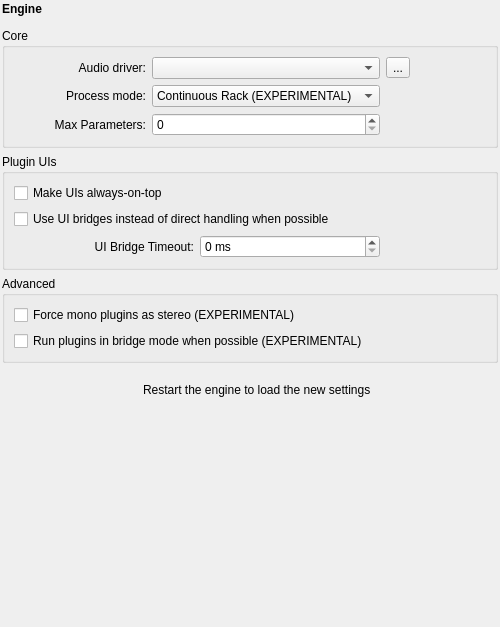
       <widget class="QWidget" name="page_engine">
        <layout class="QVBoxLayout" name="verticalLayout_18">
         <property name="margin">
          <number>2</number>
         </property>
         <item>
          <layout class="QHBoxLayout" name="horizontalLayout_5">
           <item>
            <widget class="QLabel" name="label_6">
             <property name="text">
              <string>&lt;b&gt;Engine&lt;/b&gt;</string>
             </property>
             <property name="alignment">
              <set>Qt::AlignLeading|Qt::AlignLeft|Qt::AlignTop</set>
             </property>
            </widget>
           </item>
           <item>
            <spacer name="horizontalSpacer_3">
             <property name="orientation">
              <enum>Qt::Horizontal</enum>
             </property>
             <property name="sizeHint" stdset="0">
              <size>
               <width>40</width>
               <height>20</height>
              </size>
             </property>
            </spacer>
           </item>
           <item>
            <widget class="QLabel" name="label_icon_engine">
             <property name="text">
              <string notr="true"/>
             </property>
             <property name="pixmap">
              <pixmap resource="../resources.qrc">:/48x48/jack.png</pixmap>
             </property>
             <property name="alignment">
              <set>Qt::AlignHCenter|Qt::AlignTop</set>
             </property>
            </widget>
           </item>
          </layout>
         </item>
         <item>
          <widget class="QGroupBox" name="groupBox">
           <property name="title">
            <string>Core</string>
           </property>
           <layout class="QGridLayout" name="gridLayout_7">
            <item row="1" column="2">
             <widget class="QStackedWidget" name="sw_engine_process_mode">
              <property name="sizePolicy">
               <sizepolicy hsizetype="Minimum" vsizetype="Preferred">
                <horstretch>0</horstretch>
                <verstretch>0</verstretch>
               </sizepolicy>
              </property>
              <property name="currentIndex">
               <number>1</number>
              </property>
              <widget class="QWidget" name="page_engine_process_mode_jack">
               <layout class="QHBoxLayout" name="horizontalLayout_4">
                <property name="sizeConstraint">
                 <enum>QLayout::SetMinimumSize</enum>
                </property>
                <property name="margin">
                 <number>0</number>
                </property>
                <item>
                 <widget class="QComboBox" name="cb_engine_process_mode_jack">
                  <property name="currentIndex">
                   <number>0</number>
                  </property>
                  <item>
                   <property name="text">
                    <string>Single Client</string>
                   </property>
                  </item>
                  <item>
                   <property name="text">
                    <string>Multiple Clients</string>
                   </property>
                  </item>
                  <item>
                   <property name="text">
                    <string>Continuous Rack</string>
                   </property>
                  </item>
                 </widget>
                </item>
               </layout>
              </widget>
              <widget class="QWidget" name="page_engine_process_mode_other">
               <layout class="QHBoxLayout" name="horizontalLayout_7">
                <property name="sizeConstraint">
                 <enum>QLayout::SetMinimumSize</enum>
                </property>
                <property name="margin">
                 <number>0</number>
                </property>
                <item>
                 <widget class="QComboBox" name="cb_engine_process_mode_other">
                  <item>
                   <property name="text">
                    <string>Continuous Rack (EXPERIMENTAL)</string>
                   </property>
                  </item>
                 </widget>
                </item>
               </layout>
              </widget>
             </widget>
            </item>
            <item row="0" column="1">
             <widget class="QLabel" name="label_21">
              <property name="text">
               <string>Audio driver:</string>
              </property>
              <property name="alignment">
               <set>Qt::AlignRight|Qt::AlignTrailing|Qt::AlignVCenter</set>
              </property>
             </widget>
            </item>
            <item row="1" column="1">
             <widget class="QLabel" name="label_20">
              <property name="text">
               <string>Process mode:</string>
              </property>
              <property name="alignment">
               <set>Qt::AlignRight|Qt::AlignTrailing|Qt::AlignVCenter</set>
              </property>
             </widget>
            </item>
            <item row="2" column="1">
             <widget class="QLabel" name="label_7">
              <property name="toolTip">
               <string>Maximum number of parameters to allow in the built-in 'Edit' dialog</string>
              </property>
              <property name="text">
               <string>Max Parameters:</string>
              </property>
              <property name="alignment">
               <set>Qt::AlignRight|Qt::AlignTrailing|Qt::AlignVCenter</set>
              </property>
             </widget>
            </item>
            <item row="2" column="2">
             <widget class="QSpinBox" name="sb_engine_max_params">
              <property name="toolTip">
               <string>Maximum number of parameters to allow in the built-in 'Edit' dialog</string>
              </property>
              <property name="maximum">
               <number>1000</number>
              </property>
             </widget>
            </item>
            <item row="0" column="3">
             <widget class="QToolButton" name="tb_engine_driver_config">
              <property name="text">
               <string>...</string>
              </property>
             </widget>
            </item>
            <item row="0" column="2">
             <widget class="QComboBox" name="cb_engine_audio_driver"/>
            </item>
            <item row="0" column="0">
             <spacer name="horizontalSpacer_11">
              <property name="orientation">
               <enum>Qt::Horizontal</enum>
              </property>
              <property name="sizeHint" stdset="0">
               <size>
                <width>40</width>
                <height>20</height>
               </size>
              </property>
             </spacer>
            </item>
            <item row="1" column="3">
             <spacer name="horizontalSpacer_14">
              <property name="orientation">
               <enum>Qt::Horizontal</enum>
              </property>
              <property name="sizeType">
               <enum>QSizePolicy::Fixed</enum>
              </property>
              <property name="sizeHint" stdset="0">
               <size>
                <width>100</width>
                <height>20</height>
               </size>
              </property>
             </spacer>
            </item>
           </layout>
          </widget>
         </item>
         <item>
          <widget class="QGroupBox" name="groupBox_8">
           <property name="title">
            <string>Plugin UIs</string>
           </property>
           <layout class="QGridLayout" name="gridLayout_8">
            <item row="4" column="0">
             <widget class="QLabel" name="label_12">
              <property name="toolTip">
               <string>How much time to wait for OSC GUIs to ping back the host</string>
              </property>
              <property name="text">
               <string>UI Bridge Timeout:</string>
              </property>
              <property name="alignment">
               <set>Qt::AlignRight|Qt::AlignTrailing|Qt::AlignVCenter</set>
              </property>
             </widget>
            </item>
            <item row="4" column="1">
             <widget class="QSpinBox" name="sb_engine_ui_bridges_timeout">
              <property name="toolTip">
               <string>How much time to wait for OSC GUIs to ping back the host</string>
              </property>
              <property name="suffix">
               <string> ms</string>
              </property>
              <property name="maximum">
               <number>10000</number>
              </property>
             </widget>
            </item>
            <item row="4" column="2">
             <spacer name="horizontalSpacer_9">
              <property name="orientation">
               <enum>Qt::Horizontal</enum>
              </property>
              <property name="sizeType">
               <enum>QSizePolicy::Fixed</enum>
              </property>
              <property name="sizeHint" stdset="0">
               <size>
                <width>100</width>
                <height>10</height>
               </size>
              </property>
             </spacer>
            </item>
            <item row="1" column="0" colspan="3">
             <widget class="QCheckBox" name="ch_engine_prefer_ui_bridges">
              <property name="toolTip">
               <string>Use OSC-GUI bridges when possible, this way separating the UI from DSP code</string>
              </property>
              <property name="text">
               <string>Use UI bridges instead of direct handling when possible</string>
              </property>
             </widget>
            </item>
            <item row="0" column="0">
             <widget class="QCheckBox" name="ch_engine_uis_always_on_top">
              <property name="text">
               <string>Make UIs always-on-top</string>
              </property>
             </widget>
            </item>
           </layout>
          </widget>
         </item>
         <item>
          <widget class="QGroupBox" name="groupBox_2">
           <property name="title">
            <string>Advanced</string>
           </property>
           <layout class="QVBoxLayout" name="verticalLayout_17">
            <item>
             <widget class="QCheckBox" name="ch_engine_force_stereo">
              <property name="toolTip">
               <string>Force mono plugins as stereo by running 2 instances at the same time.
This mode is not available for VST plugins.</string>
              </property>
              <property name="text">
               <string>Force mono plugins as stereo (EXPERIMENTAL)</string>
              </property>
             </widget>
            </item>
            <item>
             <widget class="QCheckBox" name="ch_engine_prefer_plugin_bridges">
              <property name="toolTip">
               <string>Whenever possible, run the plugins in bridge mode.</string>
              </property>
              <property name="text">
               <string>Run plugins in bridge mode when possible (EXPERIMENTAL)</string>
              </property>
             </widget>
            </item>
           </layout>
          </widget>
         </item>
         <item>
          <widget class="QLabel" name="label_15">
           <property name="maximumSize">
            <size>
             <width>16777215</width>
             <height>5</height>
            </size>
           </property>
           <property name="text">
            <string/>
           </property>
          </widget>
         </item>
         <item>
          <layout class="QHBoxLayout" name="horizontalLayout_8">
           <item>
            <spacer name="horizontalSpacer_10">
             <property name="orientation">
              <enum>Qt::Horizontal</enum>
             </property>
             <property name="sizeHint" stdset="0">
              <size>
               <width>40</width>
               <height>20</height>
              </size>
             </property>
            </spacer>
           </item>
           <item>
            <widget class="QLabel" name="label_13">
             <property name="maximumSize">
              <size>
               <width>22</width>
               <height>22</height>
              </size>
             </property>
             <property name="text">
              <string/>
             </property>
             <property name="pixmap">
              <pixmap resource="../resources.qrc">:/16x16/dialog-information.png</pixmap>
             </property>
             <property name="alignment">
              <set>Qt::AlignRight|Qt::AlignTrailing|Qt::AlignVCenter</set>
             </property>
            </widget>
           </item>
           <item>
            <widget class="QLabel" name="label_14">
             <property name="text">
              <string>Restart the engine to load the new settings</string>
             </property>
            </widget>
           </item>
           <item>
            <spacer name="horizontalSpacer_13">
             <property name="orientation">
              <enum>Qt::Horizontal</enum>
             </property>
             <property name="sizeHint" stdset="0">
              <size>
               <width>40</width>
               <height>20</height>
              </size>
             </property>
            </spacer>
           </item>
          </layout>
         </item>
         <item>
          <spacer name="verticalSpacer_9">
           <property name="orientation">
            <enum>Qt::Vertical</enum>
           </property>
           <property name="sizeHint" stdset="0">
            <size>
             <width>20</width>
             <height>225</height>
            </size>
           </property>
          </spacer>
         </item>
        </layout>
       </widget>
